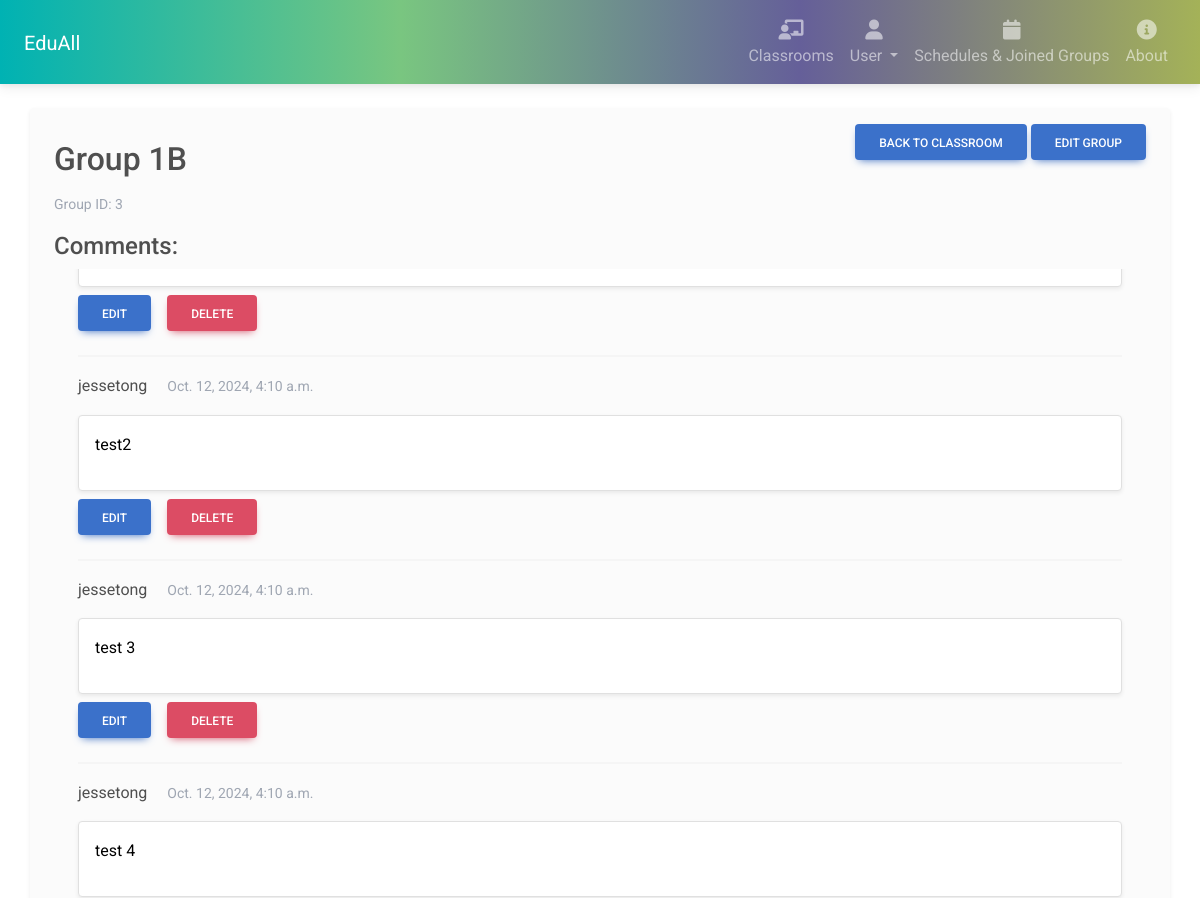
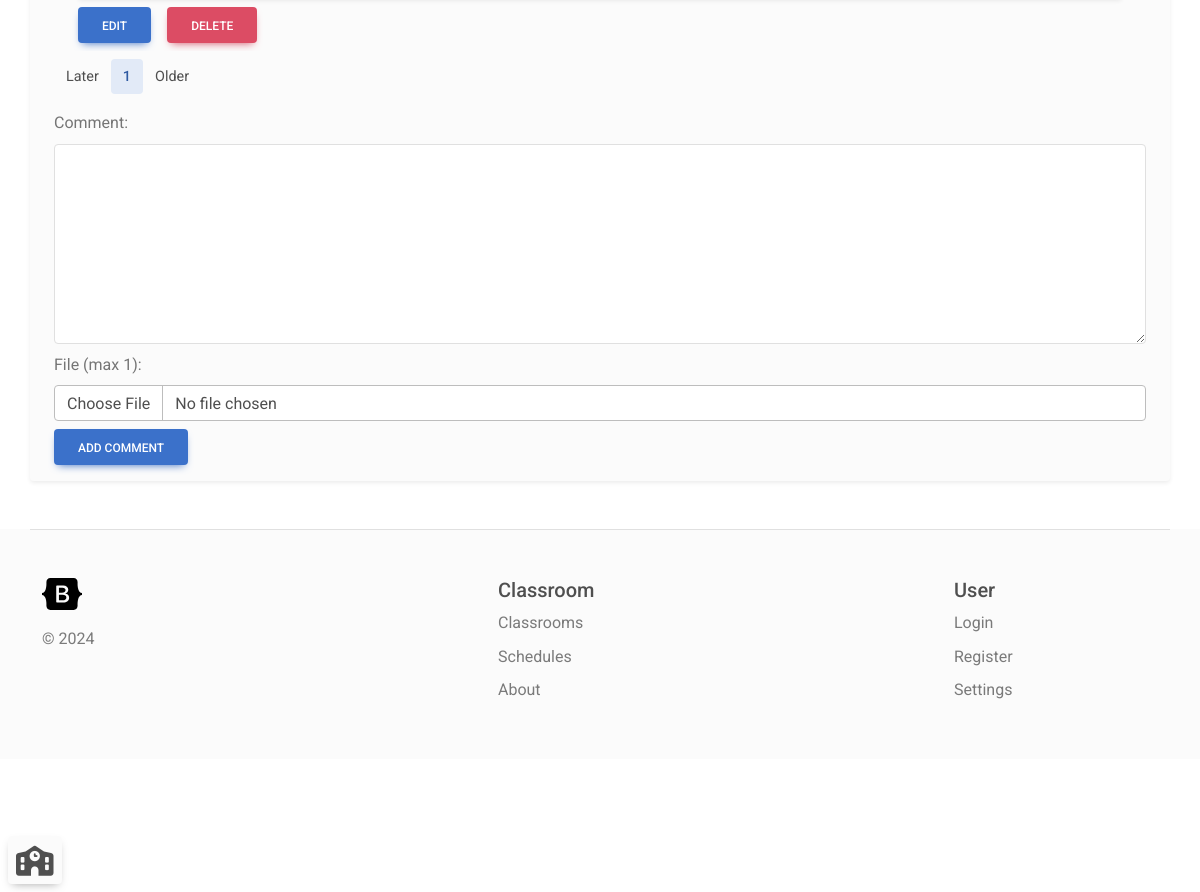
The page /classroom/group/3 (signed in) on the database its author committed (2 pictures, top to bottom).
### classroom_manager/models.py (models this page shows, shortened)
class LearnGroup(models.Model):
    students = models.ManyToManyField(User, related_name="learn_group_student")
    classroom = models.ForeignKey(Classroom, on_delete=models.CASCADE)
    name = models.CharField(max_length=200)

class GroupComment(models.Model):
    commenter = models.ForeignKey(User, on_delete=models.CASCADE)
    comment = models.CharField(max_length=5000)
    learnGroup = models.ForeignKey(LearnGroup, on_delete=models.CASCADE)
    creationDate = models.DateTimeField(auto_now_add=True)
    file = models.FileField(upload_to='group_comment_files' ,null=True)

### classroom_manager/views.py (the view)
# urls.py: path('classroom/group/<int:groupId>', views.learnGroupDetails, name="learn_group_details"),
@login_required(login_url='login')
def learnGroupDetails(request: HttpRequest, groupId: int):
    if request.method == 'GET':
        learnGroup = LearnGroup.objects.filter(id=groupId).first()
        if learnGroup == None:
            return render(request, '404page.html')
        isUserTeacher = isTeacher(request.user.id, learnGroup.classroom.id)
        if not isUserTeacher and not learnGroup.students.filter(id=request.user.id).exists():
            return render(request, '403page.html')
        members = learnGroup.students.all()
        page = request.GET.get('page', 1)
        try:
            page = int(page)
            if page <= 0:
                page = 1
        except:
            page = 1
        try:
            editingCommentId = request.GET.get('editingCommentId')
            editingCommentId = int(editingCommentId)
        except:
            editingCommentId = None
        comments = GroupComment.objects.filter(learnGroup=learnGroup).order_by('-creationDate').all()[(page - 1) * 10 : page * 10]
        numberOfComments = GroupComment.objects.filter(learnGroup=learnGroup).count()
        pageLimit = ceil(numberOfComments / 10)
        pageRange = list(range(max(1, page - 2), min(pageLimit + 1, page + 3) ))
        context = {'learnGroup': learnGroup, 'isTeacher': isUserTeacher, 'members': members, 'group': learnGroup,
                    'comments': comments, 'editingCommentId': editingCommentId, 'pageRange': pageRange, 'currentPage': page}
        return render(request, 'learn_group_details.html', context)
    else:
        return render(request, '404page.html')

### classroom_manager/views.py (called while the page is built)
def isTeacher(userId, classroomId):
    user = User.objects.filter(id=userId).first()
    classroom = Classroom.objects.filter(id=classroomId, teachers__id__contains=userId).first()
    if user == None or classroom == None:
        return False
    return True

### classroom_manager/templates/learn_group_details.html (shortened to what this page needs)
{% extends 'navbar.html' %}
{% block content %}
<div class="d-flex flex-row justify-content-between">
    {% if group.name %}
        <h2 class="mt-3">{{ group.name }}</h2>
    {% else %}
        <h2>Classroom group's name not available</h2>
    {% endif %}
    <div>
        <a href="{% url 'classroom_details' group.classroom.id %}" class="btn btn-primary">Back to classroom</a>
        <a href="{% url 'search_in_group_edit' group.id %}" class="btn btn-primary">Edit group</a>
    </div>
</div>
<div class="mt-1">
    <p class="text-secondary mb-0"><small>Group ID: {{ group.id }}</small></p>
</div>
<h4 class="mt-3">Comments:</h4>
{% if comments %}
<div class="bordered d-flex flex-column-reverse mx-2 px-3" style="height: 680px; overflow: auto">
    {% for comment in comments %}
    <div>
        <hr class="hr"/>
        <div class="mb-0 mt-3"><p>{{ comment.commenter.username }}
            <small class="text-secondary ms-3">{{ comment.creationDate }}</small></p>
        </div>
        {% if editingCommentId != comment.id %}
        <div class="border rounded-2 px-3 py-3 mb-0 mt-0 shadow-sm bg-white" style="overflow: auto; max-height: 200px">
            <p class="text-black mt-0">{{ comment.comment }}</p>
        </div>
        {% endif %}
        <div class="mt-2 d-flex mb-2">
            {% if editingCommentId is none and comment.commenter.id == request.user.id %}
            <a class="btn btn-primary" role="button"
            href="{% url 'learn_group_details' group.id %}?editingCommentId={{ comment.id }}">Edit</a>
            {% endif %}
            {% if isTeacher or comment.commenter.id == currentUser.id %}
            <form class="ms-3" action="{% url 'edit_delete_group_comment' comment.id %}" method="post">
                <button type="submit" class="btn btn-danger">Delete</button>
            </form>
            {% endif %}
        </div>
    </div>
    {% endfor %}
</div>
{% endif %}
<ul class="pagination mt-2">
    <li class="page-item"><a class="page-link" href="{% url 'learn_group_details' group.id %}?page={{ currentPage|add:"-1" }}">Later</a></li>
    {% for page in pageRange %}
        {% if page == currentPage%}
        <li class="page-item active"><a class="page-link" href="{% url 'learn_group_details' group.id %}?page={{ page }}">{{ page }}</a></li>
        {% else %}
        <li class="page-item"><a class="page-link" href="{% url 'learn_group_details' group.id %}?page={{ page }}">{{ page }}</a></li>
        {% endif %}
    {% endfor %}
    <li class="page-item"><a class="page-link" href="{% url 'learn_group_details' group.id %}?page={{ currentPage|add:"1" }}">Older</a></li>
</ul>
<form class="mt-3" action="{% url 'add_comment_to_learn_group' group.id %}" method="post" enctype="multipart/form-data">
    <div class="form-group mt-2">
        <label for="comment" class="form-label">Comment:</label>
        <textarea id="comment" name="comment" class="form-control" style="height: 200px"></textarea>
    </div>
    <div class="form-group mt-2">
        <label for="file" class="form-label">File (max 1):</label>
        <input name="file" type="file" class="form-control" id="file" />
    </div>
    <div class="form-group mt-2">
        <button type="submit" class="btn btn-primary">Add comment</button>
    </div>
</form>
{% endblock %}

### classroom_manager/static/css/variables.css (style rules this page uses)
:root { --primary: #155bd5; --primary-dark: #1c3ab6; --primary-light: #e2f1ff; --accent: #00d4d7; --accent-dark: #00bac1; --accent-light: #dff9f8; --success: #13d527; --success-dark: #00ae11; --success-light: #eafbe7; --secondary: #8f15d5; --secondary-dark: #6013c7; --secondary-light: #f4e5fa; --info: #15b2d5; --info-dark: #0f8ca8; --info-light: #e0f5fa; --caution: #dbbb25; --caution-dark: #d58f15; --caution-light: #fbf9e4; --error: #e6185e; --error-dark: #bf1257; --error-light: #fce4eb; --black: #1d1d1d; --dark-1: #2d2d2d; --dark-2: #4d4d4d; --dark-3: #6d6d6d; --gray-1: #8d8d8d; --gray-2: #adadad; --gray-3: #cdcdcd; --gray-4: #e0e0e0; --light-1: #efefef; --light-2: #f5f5f5; --light-3: #fafafa; --white: #ffffff; --gradient-1: linear-gradient(180deg, #155bd5 0%, #1c3ab6 100%); --gradient-2: linear-gradient(180deg, #155bd5 13.02%, #00d4d7 85.42%); --gradient-3: linear-gradient(180deg, #155bd5 0%, #8f15d5 100%); --gradient-4: linear-gradient(180deg, #155bd5 0%, #13d527 100%); --gradient-5: linear-gradient(180deg, #155bd5 0%, #15bbd5 100%); --gradient-6: linear-gradient(180deg, #155bd5 0%, #dbbb25 100%); --gradient-7: linear-gradient(180deg, #155bd5 0%, #e6185e 100%); --gradient-8: linear-gradient(180deg, #1c3ab6 0%, #00bac1 100%); --gradient-9: linear-gradient(180deg, #00d4d7 13.02%, #155bd5 85.42%); --shadow-1: 0px 0px 1px rgba(40, 41, 61, 0.08), 0px 0.5px 2px rgba(96, 97, 112, 0.16); --shadow-2: 0px 0px 1px rgba(40, 41, 61, 0.04), 0px 2px 4px rgba(96, 97, 112, 0.16); --shadow-3: 0px 0px 2px rgba(40, 41, 61, 0.04), 0px 4px 8px rgba(96, 97, 112, 0.16); --shadow-4: 0px 2px 4px rgba(40, 41, 61, 0.04), 0px 8px 16px rgba(96, 97, 112, 0.16); --shadow-5: 0px 2px 8px rgba(40, 41, 61, 0.04), 0px 16px 24px rgba(96, 97, 112, 0.16); --shadow-6: 0px 2px 8px rgba(40, 41, 61, 0.08), 0px 20px 32px rgba(96, 97, 112, 0.24); }

### rows shown on the page
LearnGroup: name "Group 1B", id "3"
GroupComment: commenter.username "jessetong", creationDate "Oct. 12, 2024, 4:10 a.m.", comment "test 4"
GroupComment: commenter.username "jessetong", creationDate "Oct. 12, 2024, 4:10 a.m.", comment "test 3"
GroupComment: commenter.username "jessetong", creationDate "Oct. 12, 2024, 4:10 a.m.", comment "test2"

### other values the page prints
{{ page }} "1"
